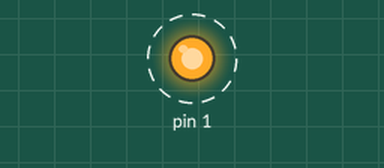
This sketch was run on a simulated Arduino Uno, built with avr-gcc and run on an emulated ATmega328P. Shown: output pins drawn as LEDs (lit = HIGH). Dashed ring = blinking. EEPROM starts erased.

Above: at 0.3 s.
Timing chart, 0 to 3.1 s (numbered marks = the images above):
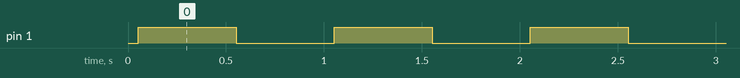

The sketch:

solve.ino
```cpp
#include <EEPROM.h>

void setup() {
  // Challenge 1
  EEPROM.write(0, 0x00);  // Replace 0x00 with the first byte of the flag (most significant bits)
  EEPROM.write(1, 0x00);  // Replace 0x00 with the second byte of the flag (least significant bits)

  // Challenge 2
  EEPROM.write(2, 0x00);
  EEPROM.write(3, 0x00);

  // Challenge 3
  EEPROM.write(4, 0x00);
  EEPROM.write(5, 0x00);

  // Challenge 4
  EEPROM.write(6, 0x00);
  EEPROM.write(7, 0x00);

  // Challenge 5
  EEPROM.write(8, 0x00);
  EEPROM.write(9, 0x00);

  // Challenge 6
  EEPROM.write(10, 0x00);
  EEPROM.write(11, 0x00);

  // Challenge 7
  EEPROM.write(12, 0x00);
  EEPROM.write(13, 0x00);

  // Challenge 8
  EEPROM.write(14, 0x00);
  EEPROM.write(15, 0x00);

  pinMode(1, OUTPUT);
}

void loop() {
  digitalWrite(1, HIGH);
  delay(500);
  digitalWrite(1, LOW);
  delay(500);
}
```

Measured:
- by itself, pin 1: alternates HIGH for 0.50 s and LOW for 0.50 s
